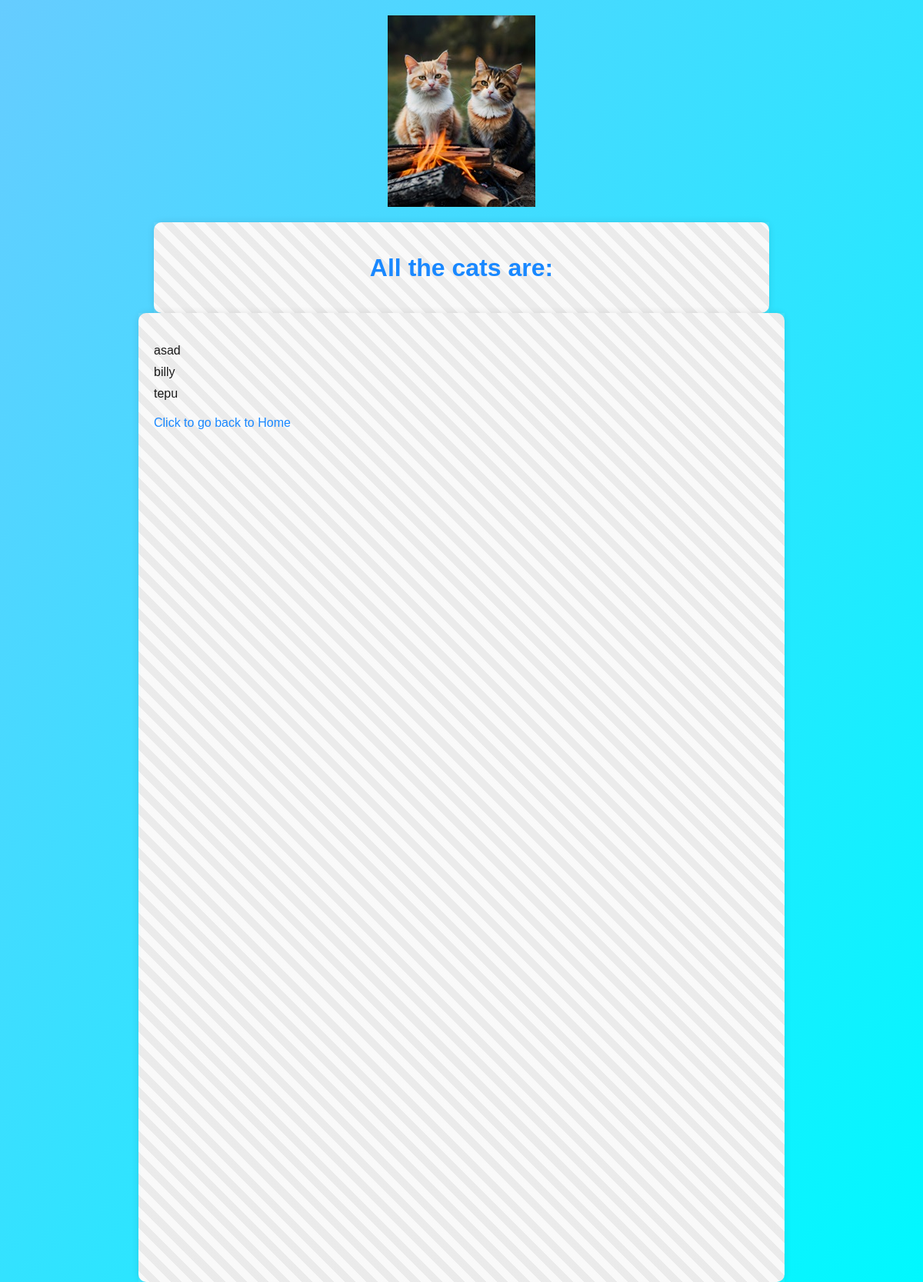
The app's page /pets/, older data.
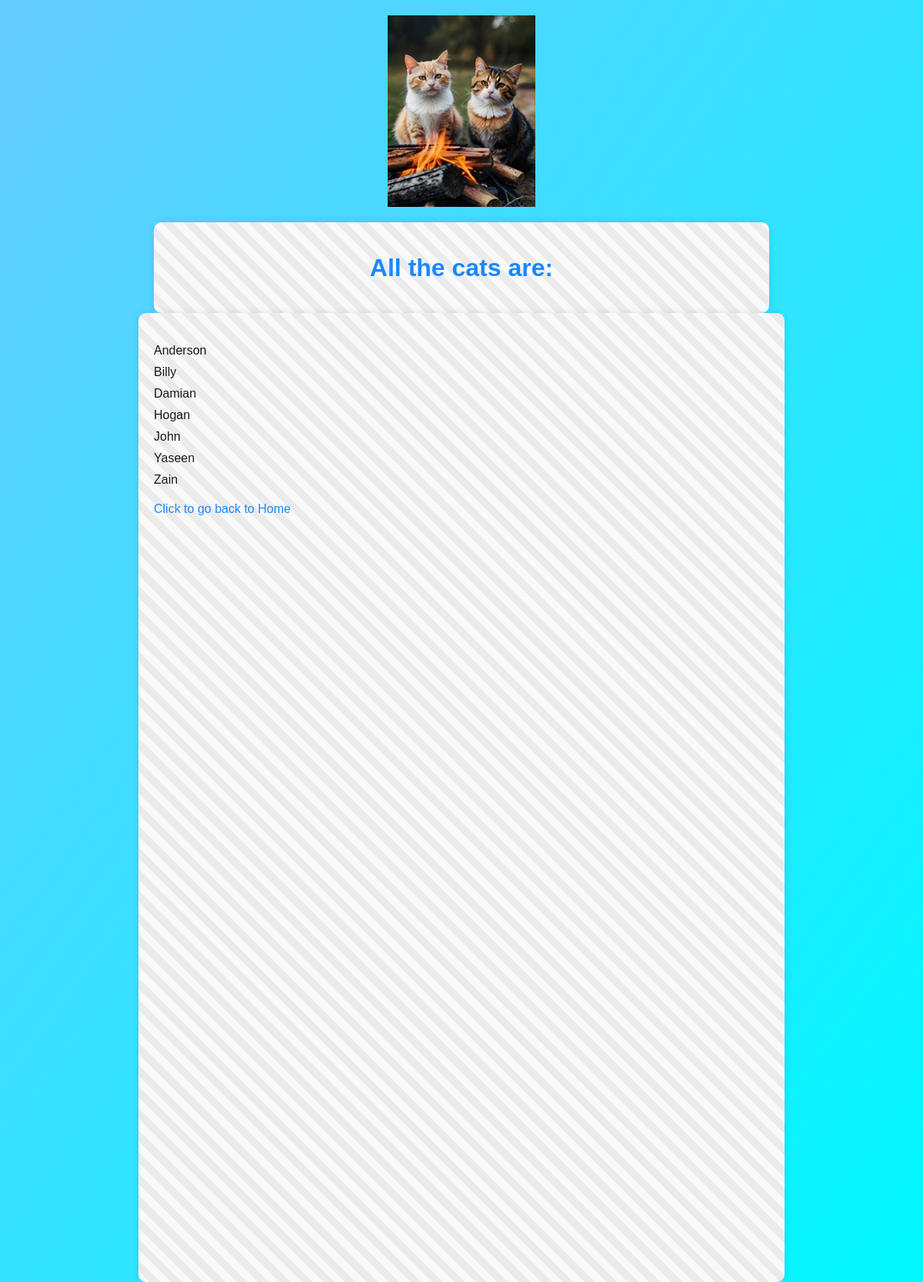
The same page, newer data.
### myapp/models.py (models this page shows, shortened)
class Cat(models.Model):
    name = models.CharField(max_length=50)
    owner = models.ForeignKey(Student, on_delete=models.CASCADE)

### myapp/views.py (the view)
# urls.py: path('pets/', views.pets, name='pets')
def pets(request):
    cats = Cat.objects.all().order_by("name")
    return render(request, 'pets.html',{'cats':cats} )

### templates/pets.html (shortened to what this page needs)
<!DOCTYPE html>
{% load staticfiles %}
<html lang="en">
<head>
    <link rel="stylesheet" href="../static/style.css">
</head>
<body>
<img src="{% static 'images/cats_with_fire.jpg' %}">
    <header class="container">
<h1>All the cats are:</h1>
    </header>
<div class="container patterns pt1">
<ul>
    {% for cat in cats %}
    <li>
            {{cat.name}}
    </li>
    {% endfor %}
</ul>
<a href="/index.html">Click to go back to Home</a>
</div>
</body>
</html>

### static/style.css (style rules this page uses)
body, ul { margin: 0; padding: 0; }
body { font-family: Arial, sans-serif; background-color: #f9f9f9; background-color: #0ae; }
.container { max-width: 800px; margin: 0 auto; padding: 20px; background-color: #fff; box-shadow: 0 0 10px rgba(0, 0, 0, 0.1); border-radius: 10px; }
header.container { text-align: center; padding: 20px 0; background-image: repeating-linear-gradient(45deg, #f9f9f9, #f9f9f9 10px, #e9e9e9 10px, #e9e9e9 20px); }
header.container h1 { color: #007bff; margin-bottom: 20px; }
ul { list-style-type: none; }
ul li { margin-bottom: 10px; }
a { color: #007bff; text-decoration: none; }
img { display: block; margin: 20px auto; }
a { display: block; margin-top: 20px; }
h1 { color: #007bff; }
.patterns { width: 100vw; height: 100vw; }
body { background: linear-gradient(to bottom right, #66ccff, #00f8ff); }
.patterns { background-image: repeating-linear-gradient(45deg, #f9f9f9, #f9f9f9 10px, #e9e9e9 10px, #e9e9e9 20px); }
.pt1 { padding-top: 40px; }
.container { position: relative; }
.container:before { content: ""; position: absolute; top: 0; left: 0; width: 100%; height: 100%; background-image: radial-gradient(circle, #ffffff 0%, #f9f9f9 100%); opacity: 0.1; pointer-events: none; }

Row changes from the older to the newer data that the page shows:
removed Cat: name "asad"
removed Cat: name "billy"
removed Cat: name "tepu"
added Cat: name "Anderson"
added Cat: name "Billy"
added Cat: name "Damian"
added Cat: name "Hogan"
added Cat: name "John"
added Cat: name "Yaseen"
added Cat: name "Zain"
